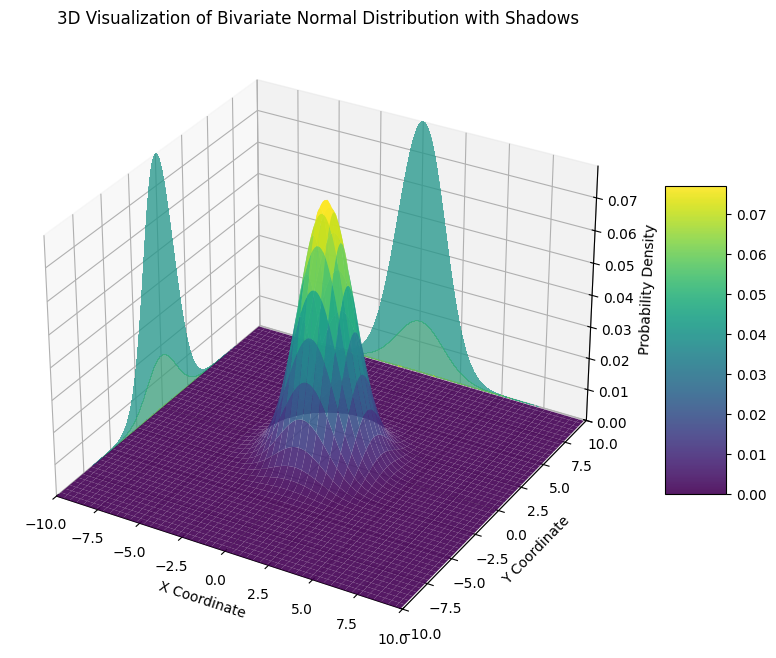

The script that drew this image:
from IPython import get_ipython
from IPython.display import display
# %%
import numpy as np
import matplotlib.pyplot as plt
from mpl_toolkits.mplot3d import Axes3D  # required for 3D plotting
from scipy.stats import multivariate_normal
# Install rasterio if not already installed
!pip install rasterio
import rasterio
from rasterio.transform import from_origin

# ---------------------------
# Step 1: Create a grid and define the bivariate distribution
# ---------------------------

# Define grid boundaries and resolution
x_min, x_max = -10, 10
y_min, y_max = -10, 10
resolution = 0.1  # grid cell size

# Create coordinate arrays
x = np.arange(x_min, x_max, resolution)
y = np.arange(y_min, y_max, resolution)
X, Y = np.meshgrid(x, y)

# Define parameters for a bivariate normal distribution
mean = [0, 0]
cov = [[2, 0], [0, 2]]  # CHANGE Variance and Covariance HERE

# Create a multivariate normal distribution object
rv = multivariate_normal(mean, cov)

# Evaluate the distribution over the grid.
# .dstack stacks X and Y along the third dimension yielding (x, y) pairs.
pos = np.dstack((X, Y))
Z = rv.pdf(pos)

# ---------------------------
# Step 2: Visualize the distribution in 3D with backdrop shadows
# ---------------------------

fig = plt.figure(figsize=(10, 8))
ax = fig.add_subplot(111, projection='3d')

# Plot the main 3D surface
surf = ax.plot_surface(X, Y, Z, cmap='viridis', edgecolor='none', alpha=0.9)

# Add shadows to the backdrop walls:
# - Project the surface onto the x=x_min wall.
ax.contourf(X, Y, Z, zdir='x', offset=x_min, cmap='viridis', alpha=0.5)
# - Project the surface onto the y=y_min wall.
ax.contourf(X, Y, Z, zdir='y', offset=y_max, cmap='viridis', alpha=0.5)

# Set titles and labels
ax.set_title('3D Visualization of Bivariate Normal Distribution with Shadows')
ax.set_xlabel('X Coordinate')
ax.set_ylabel('Y Coordinate')
ax.set_zlabel('Probability Density')

# Adjust limits to accommodate the shadows
ax.set_xlim(x_min, x_max)
ax.set_ylim(y_min, y_max)
ax.set_zlim(0, np.max(Z))

fig.colorbar(surf, ax=ax, shrink=0.5, aspect=5)
plt.show()
